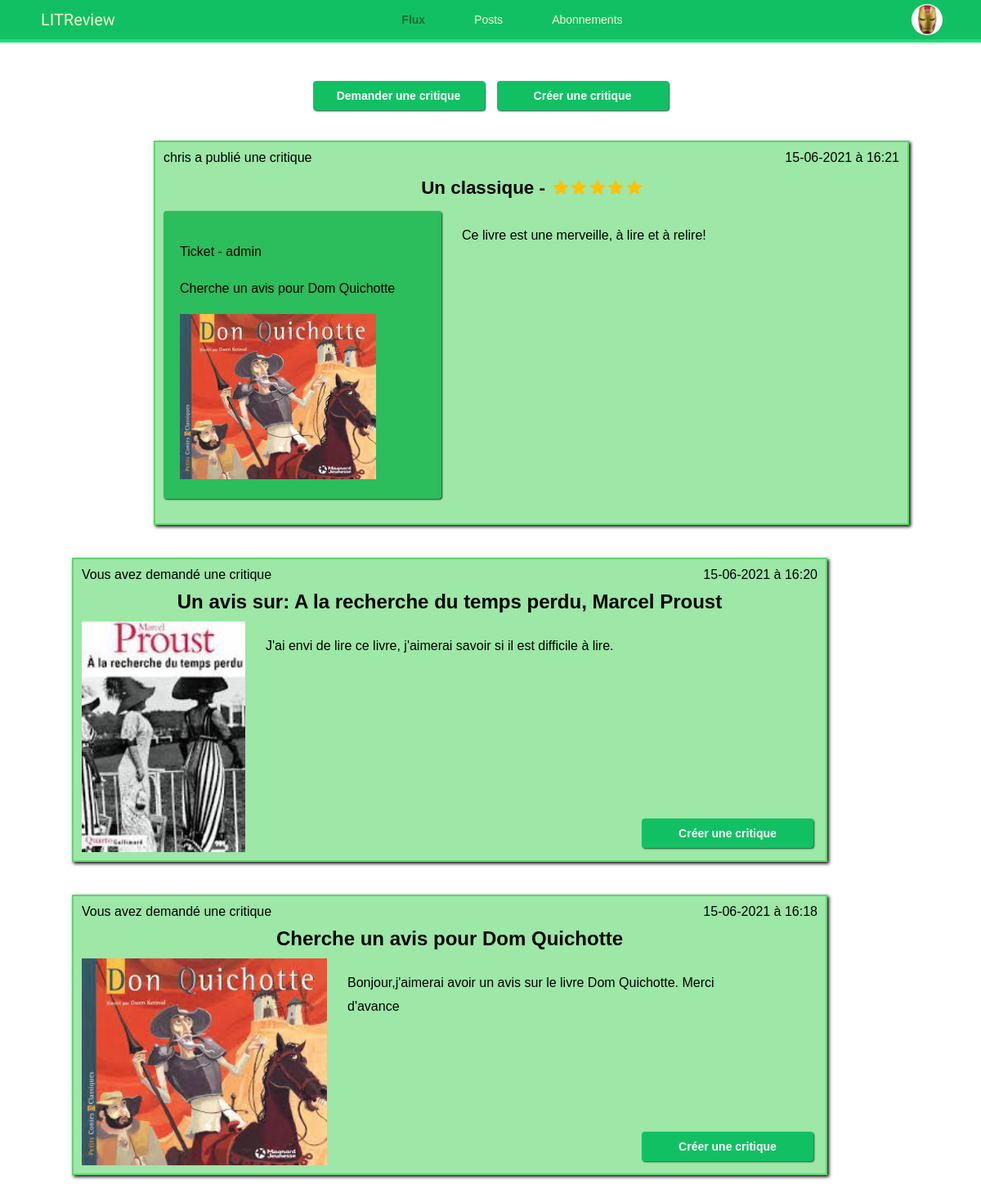
Page /profile/flux/ (signed in) on the committed database.
### account/models.py (models this page shows, shortened)
class Profile(models.Model):
    user = models.OneToOneField(settings.AUTH_USER_MODEL, on_delete=models.CASCADE)
    date_of_birth = models.DateField(blank=True, null=True)
    photo = models.ImageField(upload_to='users/%Y/%m/%d/', blank=True)

### ticket/models.py (models this page shows)
class Review(models.Model):
    ticket = models.ForeignKey(to=Ticket, on_delete=models.CASCADE)
    rating = models.PositiveSmallIntegerField(validators=[MinValueValidator(0), MaxValueValidator(5)])
    user = models.ForeignKey(to=settings.AUTH_USER_MODEL, on_delete=models.CASCADE)
    headline = models.CharField(max_length=128)
    body = models.TextField(max_length=8192, blank=True)
    time_created = models.DateTimeField(auto_now_add=True)

class Ticket(models.Model):
    title = models.CharField(max_length=128)
    description = models.TextField(max_length=2048, blank=True)
    user = models.ForeignKey(to=settings.AUTH_USER_MODEL, on_delete=models.CASCADE)
    image = models.ImageField(null=True, blank=True)
    time_created = models.DateTimeField(auto_now_add=True)
    def get_absolute_url(self):
        return reverse('ticket:create_review', args=[self.id])

### ticket/views.py (the view)
# urls.py: path('flux/', views.flux, name='flux'),
@login_required
def flux(request):
    tickets, reviews = get_users_viewable_posts(request.user)
    posts = sorted(itertools.chain(reviews, tickets), key=lambda post: post.time_created, reverse=True)
    return render(request, 'ticket/flux.html', {'section': 'flux',
                                                'posts': posts})

### ticket/tools.py (called while the page is built)
def get_users_viewable_posts(user):
    users_followed_id = UserFollows.objects.filter(user=user.id).values_list('followed_user_id', flat=True)
    users = User.objects.filter(Q(id__in=users_followed_id) | Q(id=user.id))
    tickets = Ticket.objects.filter(user__in=users)
    reviews = Review.objects.filter(Q(ticket__in=tickets) | Q(user=user))
    tickets = tickets.annotate(content_type=Value('TICKET', CharField()))
    reviews = reviews.annotate(content_type=Value('REVIEW', CharField()))
    user_review = Review.objects.filter(user=user, ticket=OuterRef('pk'))
    tickets = tickets.annotate(user_has_review=Exists(user_review))
    return tickets, reviews

### ticket/templates/ticket/flux.html (shortened to what this page needs)
{% extends "base.html" %}
{% block content %}
    <div class="flux">
        {% if section == 'flux' %}
        <div class="flux__contain__btn">
            <div class="flux__btn"><a href="{% url "ticket:create_ticket" %}">Demander une critique</a></div>
            <div class="flux__btn"><a href="{% url "ticket:create_ticket_review" %}">Créer une critique</a></div>
        </div>
        {% endif %}
        {% for post in posts %}
            {% if post.content_type == 'TICKET' %}
                <div class="flux__post flux__ticket">
                    <div class="flux__post__user">
                        <div>
                            {% if post.user == request.user %}Vous avez{% else %}
                            {{ post.user }} a{% endif %} demandé une critique
                        </div>
                        <div class="flux__post__date">{{ post.time_created|date:'d-m-Y à H:i' }}</div>
                    </div>
                    <div class="flux__ticket__container__all">
                        <div class="flux__ticket__title">{{ post.title }}</div>
                        <div class="flux__ticket__container">
                            <p class="flux__ticket__body">{{ post.description }}</p>
                            {% if post.image != '' %}
                                <img
                                    class="flux__ticket__img{% if post.image.width > post.image.height %}--width{% else %}--height{% endif %}"
                                    src="{{ post.image.url }}"alt="image_ticket"
                                />
                            {% endif %}
                        </div>
                    </div>
                    {% if section == 'flux' %}
                        {% if not post.user_has_review %}
                            <div class="flux__btn on__review"><a href="{{ post.get_absolute_url }}">Créer une critique</a></div>
                        {% endif %}
                    {% endif %}
                </div>
            {% else %}
                <div class="flux__post flux__review">
                    <div class="flux__post__user">
                        <div>
                            {% if post.user == request.user %}Vous avez{% else %}
                            {{ post.user }} a{% endif %} publié une critique
                        </div>
                        <div class="flux__post__date">{{ post.time_created|date:'d-m-Y à H:i' }}</div>
                    </div>
                    <div class="flux__review__title">
                        <div class="flux__review__title__text">{{ post.headline }} -</div>
                        <div class="flux__review__star">
                            {% for i in '12345'|make_list %}
                                <img
                                    class="flux__review__star__img"
                                    src="{% if forloop.counter > post.rating %}../../../media/no_star.png{% else %}../../../media/star.png{% endif %}" />
                            {% endfor %}
                        </div>
                    </div>
                    <div class="flux__review__container__ticket">
                        <p class="flux__review__body">{{ post.body }}</p>
                    <div class="{% if section == 'flux' %}flux__review__ticket{% else %}post__review__ticket{% endif %}">
                        <div>
                            <p>Ticket - {{ post.ticket.user.username }}</p>
                            <p>{{ post.ticket.title }}</p>
                        </div>
                        {% if post.ticket.image != '' %}
                            <img
                                class="flux__ticket__img__small{% if post.ticket.image.width > post.ticket.image.height %}--width{% else %}--height{% endif %}"
                                src="{{ post.ticket.image.url }}"alt="image_ticket" />
                        {% endif %}
                    </div>
                    </div>
                </div>
            {% endif %}
        {% empty %}
            <p>Aucun post n'est visible pour le moment.</p>
        {% endfor %}
    </div>
{% endblock %}

### account/templates/base.html (shortened to what this page needs)
{% load static %}
<!DOCTYPE html>
<html>
    <head>
        <link href="{% static "css/base.css" %}" rel="stylesheet">
        <link href="{% static "css/subscription.css" %}" rel="stylesheet">
        <link href="{% static "css/flux.css" %}" rel="stylesheet">
    </head>
    <body>
        <div id="header">
            <div class="logo">LITReview</div>
            {% if request.user.is_authenticated %}
                <ul class="menu">
                    <li {% if section == "flux" %}class="selected"{% endif %}>
                        <a href="{% url "ticket:flux" %}" class="menu__nav">Flux</a>
                    </li>
                    <li {% if section == "posts" %}class="selected"{% endif %}>
                        <a href="{% url "ticket:posts" %}" class="menu__nav">Posts</a>
                    </li>
                    <li {% if section == "subscription" %}class="selected"{% endif %}>
                        <a href="{% url "ticket:subscriptions" %}" class="menu__nav">Abonnements</a>
                    </li>
                </ul>
            {% endif %}
            <div class="user">
                {% if request.user.is_authenticated %}
                    {% if request.user.profile.photo == '' %}
                        <div class="user__logo logo__red" onClick="showProfile(event)">
                            {{ request.user.username|make_list|slice:'1'|join:''|capfirst }}
                        </div>
                    {% else %}
                        <div class="user__logo__header " onClick="showProfile(event)">
                            <img class="user__logo__img" src="{{ request.user.profile.photo.url }}" alt="profile" />
                        </div>
                    {% endif %}
                {% else %}
                    <a href="{% url "login" %}" class="user__log">Se connecter</a>
                {% endif %}
                </div>
        </div>
        <div id="content">
            {% block content %}
            {% endblock %}
        </div>
    </body>
</html>

### account/static/css/base.css (style rules this page uses)
body { margin:0; padding:0; font-family:helvetica, sans-serif; }
p { line-height: 1.8; }
ul { list-style-type: none; }
a { color:#12c064; text-decoration:none; }
#header { display: flex; justify-content: space-between; height: 3rem; padding:0px 50px; font-size:14px; background:#12c064; color:#fff; border-bottom:4px solid #1cdf78; overflow:hidden; user-select: none; }
#header .logo { font-family: 'Muli', sans-serif; float:left; color:#f3f7cc; font-size:20px; line-height: 3rem; }
#header ul.menu { display: inline-block; list-style:none; float:left; margin:0; padding:0; }
#header ul.menu li { float:left; margin: 0 30px; line-height: 3rem; }
#header ul.menu li.selected a, #header ul.menu li.selected a:hover { color:#1b6d32; font-weight:bold; }
#header a { color:#f3f7cc; }
.user__logo__header { width: 38px; height: 38px; text-align: center; border-radius: 50%; font-size: 1.5rem; line-height: 2.4rem; font-weight: bold; }
.user__logo__img { width: 38px; height: 38px; margin: 5px 3px; border-radius: 50%; }
#content { padding:30px 100px; display: flex; flex-direction: column; align-items: center; scrollbar-width: none; }

### account/static/css/flux.css (style rules this page uses)
.flux { display: flex; flex-direction: column; align-items: center; }
.flux__contain__btn { display: flex; justify-content: space-around; align-items: center; width: 450px; height: 70px; }
.flux__btn { width: 170px; align-self: center; font-weight:bold; background:#12c064; color:#fff; padding:10px 20px; text-align: center; font-size:14px; border-radius: 4px; box-shadow: 1px 1px 2px rgb(16, 83, 49); }
.flux__btn a, .post__btn a { color: white; }
.flux__post { display: flex; flex-direction: column; position: relative; width: 900px; padding: 10px; background-color: rgb(157, 231, 167); border: solid 2px rgb(95, 212, 111); box-shadow: 2px 2px 4px black; }
.flux__ticket { margin: 20px 100px 20px 0px; }
.flux__review { margin: 20px 0 20px 100px; }
.flux__post__user { display: flex; justify-content: space-between; }
.flux__ticket__container__all { display: flex; flex-direction: column; }
.flux__ticket__container { display: flex; flex-direction: row-reverse; justify-content: flex-end; }
.flux__ticket__title { font-weight: bold; font-size: 1.5rem; margin: 10px 0; display: inline-block; align-self: center; }
.flux__ticket__body { max-width: 450px; padding: 0 25px; }
.flux__ticket__img--width { width: 100%; max-width: 300px; }
.flux__ticket__img--height { width: 100%; max-width: 200px; max-height: 350px; }
.flux__ticket__img__small--width { width: 100%; max-width: 240px; }
.on__review { position: absolute; bottom: 15px; right: 15px; }
.flux__review__title { display: flex; flex-direction: row; align-self: center; margin: 15px 0; }
.flux__review__title__text { font-weight: bold; font-size: 1.4rem; }
.flux__review__star { margin-left: 10px; margin-top: 3px; }
.flux__review__star__img { width: 18px; height: 18px; }
.flux__review__ticket { margin-bottom: 20px; align-items: center; align-self: center; width: 300px; padding: 20px; background-color: rgb(44, 189, 92); border-radius: 4px; box-shadow: 1px 1px 2px rgb(16, 61, 24); }
.flux__review__container__ticket { display: flex; flex-direction: row-reverse; justify-content: flex-end; }
.flux__review__body { max-width: 450px; padding: 0 25px; }

### rows in the picture
Review: user "chris", time_created "15-06-2021 à 16:21", headline "Un classique", body "Ce livre est une merveille, à lire et à relire!", ticket.user.username "admin", ticket "Cherche un avis pour Dom Quichotte", ticket.image (picture)
Ticket: shows "Vous avez", time_created "15-06-2021 à 16:20", title "Un avis sur: A la recherche du temps perdu, Marcel Proust", description "J'ai envi de lire ce livre, j'aimerai savoir si il est difficile à lire.", image (picture)
Ticket: shows "Vous avez", time_created "15-06-2021 à 16:18", title "Cherche un avis pour Dom Quichotte", description "Bonjour,j'aimerai avoir un avis sur le livre Dom Quichotte. Merci d'avance", image (picture)
